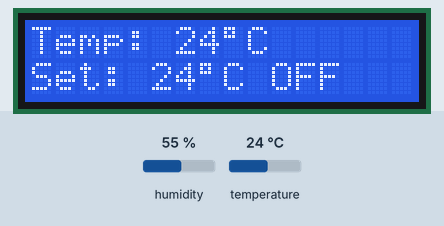
A sketch run on a simulated Arduino Uno, built with avr-gcc and run on an emulated ATmega328P. Parts: 16×2 character LCD. The test bench sets the inputs (shaded band); at power-on: temperature 24 °C, humidity 55 %. What the sketch prints to the serial monitor is not drawn.

Above: at 5.1 s.
5.2 s: temperature set to 12 °C
At 10.1 s:
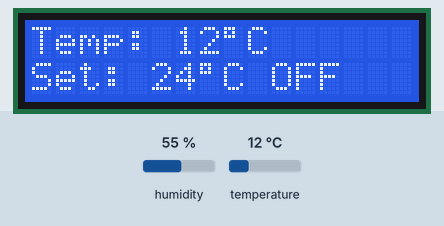
10.6 s: temperature set to 19 °C
At 19.6 s:
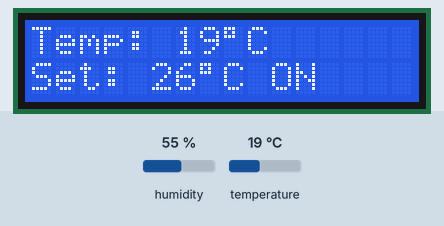
21.2 s: temperature set to 26 °C
At 28.0 s:
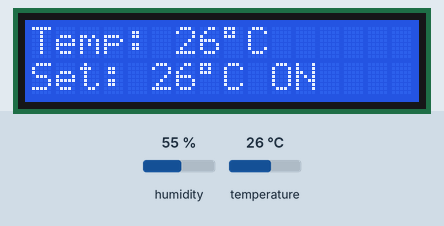
28.8 s: temperature set to 29 °C
At 32.2 s:
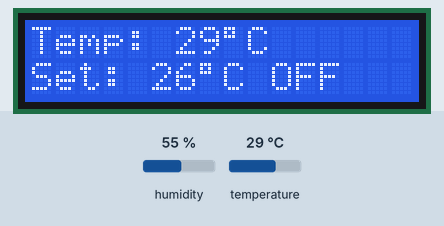
Timing chart, 0 to 33.7 s (numbered marks = the images above; inputs shaded):
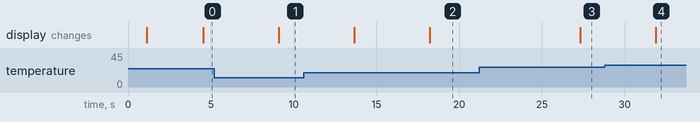

The sketch:

AirControl.ino
```cpp
#include <Wire.h>
#include <DHT11.h>
#include <IRremote.hpp>
#include <LiquidCrystal_I2C.h>
#include <MFRC522.h>
#include <SPI.h>

#define IR_RECEIVE_PIN 2
#define IR_SEND_PIN 4
#define SS_PIN 10
#define RST_PIN 9

DHT11 dht11(7);
LiquidCrystal_I2C lcd(0x27, 16, 2);
MFRC522 mfrc522(SS_PIN, RST_PIN);

struct IRSignal {
  String name;
  uint8_t address;
  uint8_t command;
  uint32_t rawData;
};

IRSignal storedSignals[3] = {
  {"power", 0x04, 0x08, 0xF708FB04},
  {"up",    0x04, 0x00, 0xFF00FB04},
  {"down",  0x04, 0x01, 0xFE01FB04}
};

int targetTemp = 24;
bool acOn = false;
bool isAuthenticated = false;
bool autoControl = false;

unsigned long lastUpdate = 0;
unsigned long authStartTime = 0;
unsigned long lastIRInteraction = 0;

const unsigned long AUTH_DURATION = 30000;
const unsigned long IR_CONTROL_TIMEOUT = 15000;

void setup() {
  Serial.begin(9600);
  IrReceiver.begin(IR_RECEIVE_PIN, ENABLE_LED_FEEDBACK);
  IrSender.begin(IR_SEND_PIN);

  lcd.init();
  lcd.backlight();
  lcd.setCursor(0, 0);
  lcd.print("AC Controller");
  delay(1000);
  lcd.clear();

  SPI.begin();
  mfrc522.PCD_Init();
  Serial.println("Place RFID card near reader...");
}

void loop() {
  if (millis() - lastUpdate > 2000) {
    int temperature = dht11.readTemperature();
    // Serial.println(temperature);
    delay(2000);

    // Auto control only if no IR input recently
    if (millis() - lastIRInteraction > IR_CONTROL_TIMEOUT) {
      if (temperature < 24) {
        acOn = true;
        targetTemp = 26;
        autoControl = true;
      } else if (temperature > 27) {
        acOn = false;
        targetTemp = 26;
        autoControl = true;
      } else {
        autoControl = false;
      }
    }

    updateLCD(temperature);
    lastUpdate = millis();
  }

  // Authentication timeout
  if (isAuthenticated && millis() - authStartTime > AUTH_DURATION) {
    isAuthenticated = false;
    Serial.println("Access expired. Scan RFID again.");
  }

  // RFID authentication
  if (!isAuthenticated) {
    if (mfrc522.PICC_IsNewCardPresent() && mfrc522.PICC_ReadCardSerial()) {
      Serial.print("UID: ");
      for (byte i = 0; i < mfrc522.uid.size; i++) {
        Serial.print(mfrc522.uid.uidByte[i] < 0x10 ? "0" : "");
        Serial.print(mfrc522.uid.uidByte[i], HEX);
      }
      Serial.println();

      isAuthenticated = true;
      authStartTime = millis();
      Serial.println("RFID authenticated. IR remote now active for 30 seconds.");
      mfrc522.PICC_HaltA();
    }
    return;
  }

  // Handle IR input
  if (IrReceiver.decode()) {
    handleIR();
    IrReceiver.resume();
  }
}

void handleIR() {
  if (IrReceiver.decodedIRData.protocol == UNKNOWN) return;

  uint8_t addr = IrReceiver.decodedIRData.address;
  uint8_t cmd = IrReceiver.decodedIRData.command;
  uint32_t raw = IrReceiver.decodedIRData.decodedRawData;

  Serial.print("IR Received: Addr=");
  Serial.print(addr, HEX);
  Serial.print(" Cmd=");
  Serial.print(cmd, HEX);
  Serial.print(" Raw=");
  Serial.println(raw, HEX);

  for (int i = 0; i < 3; i++) {
    if (storedSignals[i].address == addr && storedSignals[i].command == cmd) {
      Serial.print("Matched: ");
      Serial.println(storedSignals[i].name);

      // Register manual IR usage
      lastIRInteraction = millis();
      autoControl = false;

      if (storedSignals[i].name == "power") {
        acOn = !acOn;
      } else if (storedSignals[i].name == "up") {
        targetTemp++;
      } else if (storedSignals[i].name == "down") {
        targetTemp--;
      }

      IrSender.sendLG(addr, cmd, 0);
      return;
    }
  }

  Serial.println("No match found.");
}

void updateLCD(int currentTemp) {
  lcd.clear();
  lcd.setCursor(0, 0);
  lcd.print("Temp: ");
  lcd.print(currentTemp);
  lcd.print((char)223);
  lcd.print("C");

  lcd.setCursor(0, 1);
  lcd.print("Set: ");
  lcd.print(targetTemp);
  lcd.print((char)223);
  lcd.print("C ");

  lcd.print(acOn ? "ON " : "OFF");
}
```

Functions.cpp
```cpp
#include "Functions.h"
#include <IRremote.hpp>

#define IR_SEND_PIN 4
#define IR_RECEIVE_PIN 2

IRSignal storedSignals[3];

void setupIR() {
  Serial.begin(115200);
  while (!Serial);

  IrSender.begin(IR_SEND_PIN);
  IrReceiver.begin(IR_RECEIVE_PIN, ENABLE_LED_FEEDBACK);

  Serial.println(F("IR Sender & Receiver initialized."));

  recordIRSignals();
  showSignalNames();
  printStoredSignals();
}

void handleIRSend() {
  static unsigned long lastSendTime = 0;
  unsigned long currentTime = millis();

  if (currentTime - lastSendTime >= 2000) {
    Serial.println(F("Sending sample LG command..."));
    IrSender.sendLG(0x20DF10EF, 32); // Example command
    lastSendTime = currentTime;
  }
}

void handleIRReceive() {
  if (IrReceiver.decode()) {
    if (IrReceiver.decodedIRData.protocol == UNKNOWN) {
      Serial.println(F("Received unknown or noisy signal."));
      IrReceiver.printIRResultRawFormatted(&Serial, true);
    } else {
      IrReceiver.printIRResultShort(&Serial);
      IrReceiver.printIRSendUsage(&Serial);
    }
    IrReceiver.resume();
    Serial.println();
  }
}

void recordIRSignals() {
  int count = 0;
  while (count < 3) {
    Serial.print(F("Place the remote and send signal #"));
    Serial.print(count + 1);
    Serial.println(F(" (press a button or send a signal)"));

    while (!IrReceiver.decode()) {
      // Wait for a signal
    }

    if (IrReceiver.decodedIRData.protocol != UNKNOWN) {
      Serial.print(F("Enter a name for signal "));
      Serial.print(count + 1);
      Serial.println(F(" (max 20 characters):"));

      String signalName = "";
      while (Serial.available() == 0);
      signalName = Serial.readString();
      signalName.trim();

      storedSignals[count].name = signalName;
      storedSignals[count].address = IrReceiver.decodedIRData.address;
      storedSignals[count].command = IrReceiver.decodedIRData.command;
      storedSignals[count].rawData = IrReceiver.decodedIRData.decodedRawData;

      Serial.print(F("Stored signal: "));
      Serial.println(storedSignals[count].name);

      IrReceiver.printIRResultShort(&Serial);

      count++;
    } else {
      Serial.println(F("Received an unknown signal. Please try again."));
    }

    IrReceiver.resume();
  }

  Serial.println(F("Finished recording 3 signals."));
}

void showSignalNames() {
  Serial.println(F("\nAvailable Signals:"));
  for (int i = 0; i < 3; i++) {
    Serial.print(i + 1);
    Serial.print(F(": "));
    Serial.println(storedSignals[i].name);
  }
}

void printStoredSignals() {
  Serial.println(F("\nStored IR Signals:"));
  for (int i = 0; i < 3; i++) {
    Serial.print(F("Signal #"));
    Serial.print(i + 1);
    Serial.print(F(" - Name: "));
    Serial.println(storedSignals[i].name);

    Serial.print(F("Address: "));
    Serial.println(storedSignals[i].address, HEX);

    Serial.print(F("Command: "));
    Serial.println(storedSignals[i].command, HEX);

    Serial.print(F("Raw Data: "));
    Serial.println(storedSignals[i].rawData, HEX);
  }
}

void playSignalByName(String name) {
  for (int i = 0; i < 3; i++) {
    if (storedSignals[i].name == name) {
      Serial.print(F("Sending signal: "));
      Serial.println(name);
      IrSender.sendLG(storedSignals[i].rawData, 32);
      return;
    }
  }
  Serial.println(F("Signal not found."));
}
```

Functions.h
```cpp
#ifndef IR_UTILS_H
#define IR_UTILS_H

#include <Arduino.h>

struct IRSignal {
  String name;
  uint8_t address;
  uint8_t command;
  uint32_t rawData;
};

void setupIR();
void handleIRSend();
void handleIRReceive();
void recordIRSignals();
void showSignalNames();
void printStoredSignals();
void playSignalByName(String name);

#endif
```

Measured:
- the behaviour switches between 27 and 28 °C on temperature (found by bisection; images 3 and 4)
- after the input at 5.2 s, the display: changes after 3.9 s (image 1)
- after the input at 10.6 s, the display: first changes after 3.1 s (image 2 shows a later state)
- after the input at 21.2 s, the display: changes after 6.1 s (image 3)
- after the input at 28.8 s, the display: changes after 3.1 s (image 4)
